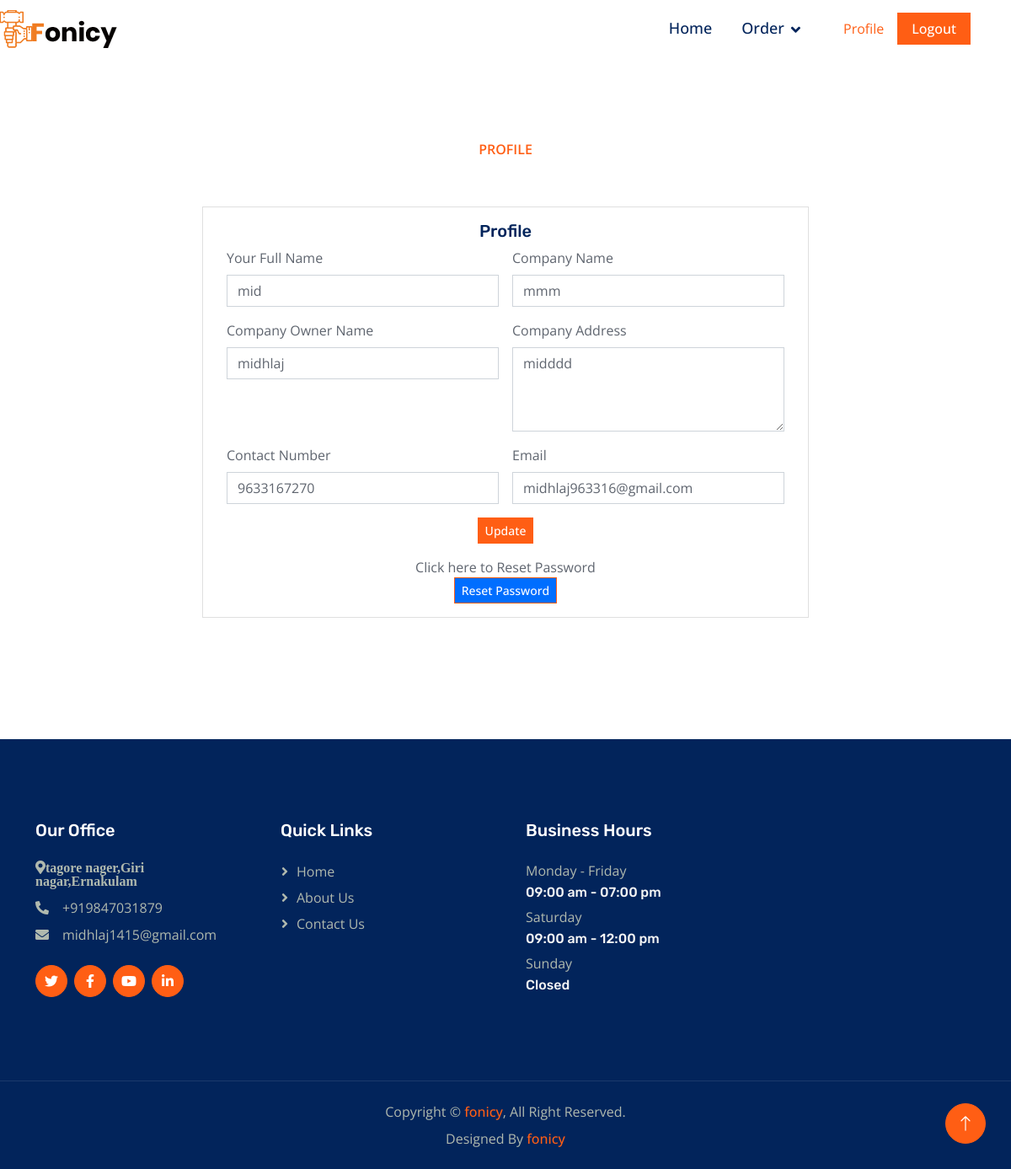
Screenshot of /contractor_profile/ (signed in) with the database file from the repository.
### proapp/models.py (models this page shows)
class Contractor_register(models.Model):
    con_id = models.AutoField(primary_key=True)
    log = models.ForeignKey(Login,on_delete=models.CASCADE)
    name = models.CharField(max_length=30)
    company = models.CharField(max_length=50)
    owner_name = models.CharField(max_length=30)
    licence = models.CharField(max_length=40)
    company_address = models.CharField(max_length=150)
    contact_no = models.IntegerField()
    email =  models.CharField(max_length=50)
    class Meta:
        db_table = 'tb_Contractor_register'

### proapp/views.py (the view)
# urls.py: path('contractor_profile/', views.contractor_profile),
def contractor_profile(request):
    if 'log_id' in request.session:
        log_id = request.session['log_id']
        if request.method == 'POST':
            logid = request.POST['n7']
            nam = request.POST['n1']
            cnam = request.POST['n2']
            onam = request.POST['n3']
            add = request.POST['n4']
            cno = request.POST['n5']
            ema = request.POST['n6']
            Contractor_register.objects.filter(log_id=logid).update(name=nam,company=cnam,owner_name=onam,company_address=add,contact_no=cno,email=ema)
            return redirect('/contractor_profile')
        else:
            data = Contractor_register.objects.filter(log_id=log_id)
            return render(request,'contractor/profile.html',{'data':data})
    else:
        return redirect('/home')

### templates/contractor/profile.html (shortened to what this page needs)
{% extends 'contractor/index.html' %}
{% load static %}
{% block profile %} active {% endblock profile %}
{% block content %}
<div class="container-fluid py-5 my-5 px-0">
    <div class="text-center mx-auto wow fadeIn" data-wow-delay="0.1s" style="max-width: 600px;">
        <p class="fw-medium text-uppercase text-primary mb-2">Profile</p>
    </div>
    <div class="container-xxl py-5 wow fadeInUp" data-wow-delay="0.1s">
        <div class="row justify-content-center">
            <div class="card" style="width: 60%;">
                <div class="card-body">
                    <center><h5 class="card-title">Profile</h5></center>
                    {% if data %}
                    {% for i in data %}
                    <form class="row g-3" action="/contractor_profile/" method="post" id="myform" enctype="multipart/form-data">
                    <div class="col-6">
                        <label for="name" class="form-label">Your Full Name</label>
                        <input type="text" class="form-control" id="name" name="n1" value="{{i.name}}" required>
                    </div>
                    <div class="col-6">
                        <label for="cname" class="form-label">Company Name</label>
                        <input type="text" class="form-control" id="cname" name="n2" value="{{i.company}}" required>
                    </div>
                    <div class="col-6">
                        <label for="coname" class="form-label">Company Owner Name</label>
                        <input type="text" class="form-control" id="coname" name="n3" value="{{i.owner_name}}" required>
                    </div>
                    <div class="col-6">
                        <label for="add" class="form-label">Company Address</label>
                        <textarea class="form-control" style="height: 100px" id="add" name="n4" required>{{i.company_address}}</textarea>
                    </div>
                    <div class="col-6">
                        <label for="on" class="form-label">Contact Number</label>
                        <input type="number"  name="n5" class="form-control" value="{{i.contact_no}}" id="on" required>
                    </div>
                    <div class="col-6">
                        <label for="email" class="form-label">Email</label>
                        <input type="text" name="n6" class="form-control" id="email" value="{{i.email}}" required>
                    </div>
                    <div class="text-center">
                        <input type="submit" class="btn btn-primary btn-sm" value="Update">
                    </div>
                    <div class="text-center">
                        Click here to Reset Password <br>
                        <a href="/reset_con" class="btn btn-primary btn-sm" style="background-color: rgb(0, 110, 255);">Reset Password</a>
                    </div>
                    </form>
                    {% endfor %}
                    {% endif %}
                </div>
            </div>
        </div>
    </div>
</div>
{% endblock content %}

### static/user/css/style.css (style rules this page uses)
:root { --primary: #FF5E14; --secondary: #5F656F; --light: #F5F5F5; --dark: #02245B; }
h3, h4, .h3, .h4, .fw-medium { font-weight: 600 !important; }
h5, h6, .h5, .h6, .fw-semi-bold { font-weight: 500 !important; }
.btn { transition: .5s; font-weight: 500; }
.btn-primary, .btn-outline-primary:hover { color: #FFFFFF; }

### rows the page displays
Contractor_register: n1 "mid", n2 "mmm", n3 "midhlaj", n4 "midddd", n5 "9633167270", n6 "midhlaj963316@gmail.com"
